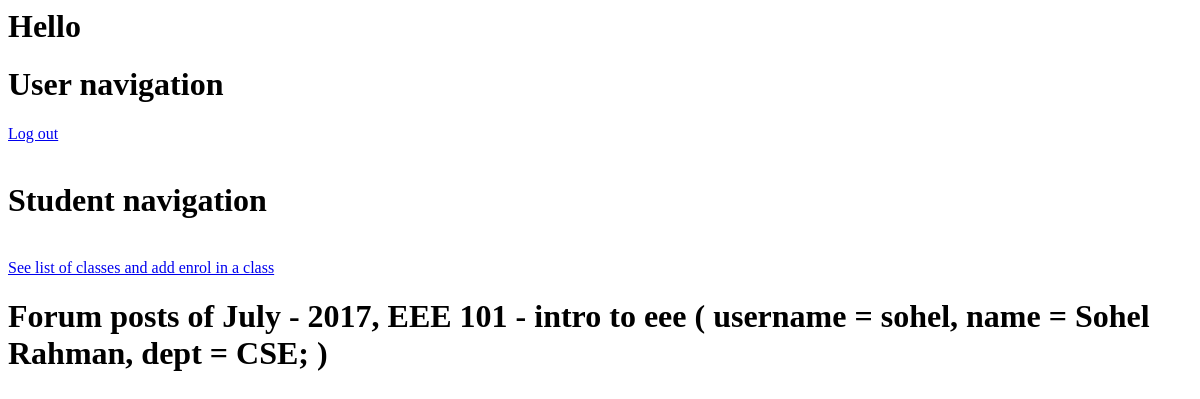
The page /student-see-class-forum/3/ (signed in) on the database as committed earlier.
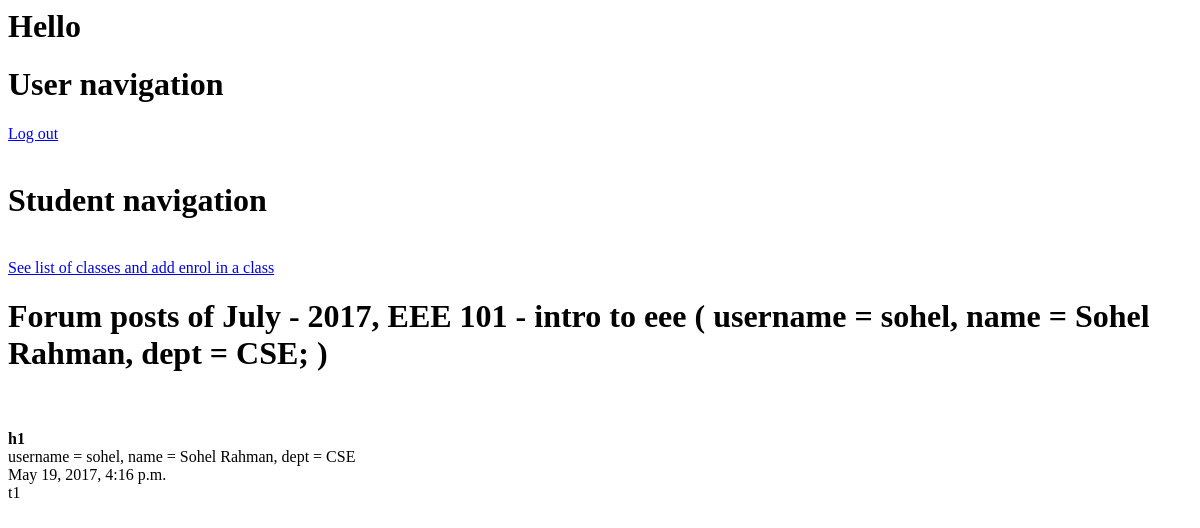
The same page on the database as committed later.
### cms/models.py (models this page shows, shortened)
class Class_of_course(models.Model):
    JANUARY = 'January'
    JULY = 'July'
    SESSION_MONTH = (
        (JANUARY, 'January'),
        (JULY, 'July')
    )
    month = models.CharField(max_length=200, choices=SESSION_MONTH, null=True)
    year = models.IntegerField(validators=[MinValueValidator(1990), MaxValueValidator(2020)])
    course_of_class = models.ForeignKey( Course )
    class_teacher = models.ManyToManyField( Teacher )
    class Meta:
        unique_together = ( 'month', 'year', 'course_of_class' )
    def __str__(self):
        class_teacher_list = self.class_teacher.all()
        ret =  self.month + ' - ' + str(self.year) + ', ' + self.course_of_class.course_num + ' - ' + \
                self.course_of_class.course_name + ' ( '
        for teacher in class_teacher_list :
            ret += ( teacher.__str__() + '; ' )
        ret += ')'
        return ret

class Course(models.Model):
    course_num = models.CharField(max_length=200, null=True, unique=True)
    course_name = models.CharField(max_length=200, null=True)
    credit_hour = models.IntegerField(null=True)
    dept = models.ForeignKey(Department, on_delete=models.CASCADE, null=True)

class User(models.Model):
    username = models.CharField(max_length=200, unique=True)
    password = models.CharField(max_length=200)
    first_name = models.CharField(max_length=200, default="", blank=True)
    last_name = models.CharField(max_length=200, default="", blank=True)
    address = models.CharField(max_length=200, default="", blank=True)
    phone_num = models.CharField(max_length=20, blank=True)
    email_address = models.EmailField(null=True, blank=True)
    TEACHER = 'TEACHER'
    STUDENT = 'STUDENT'
    ADMIN = 'ADMIN'
    USER_TYPE = (
        ( 'TEACHER', 'Teacher' ),
        ( 'STUDENT', 'Student' ),
        ( 'ADMIN', 'Admin' )
    )
    user_type = models.CharField(max_length=200, choices=USER_TYPE)

class Teacher(User):
    PROFESSOR = 'PROFESSOR'
    ASSOCIATE_PROF = 'ASSOCIATE_PROF'
    ASSISTANT_PROF = 'ASSISTANT_PROF'
    LECTURER = 'LECTURER'
    RANKS = (
        (PROFESSOR, 'Professor'),
        (ASSOCIATE_PROF, 'Associate Professor'),
        (ASSISTANT_PROF, 'Assistant Professor'),
        (LECTURER, 'Lecturer')
    )
    joinDate = models.DateField(null=True, blank=True)
    dept = models.ForeignKey(Department, on_delete=models.CASCADE, null=True)
    rank = models.CharField(max_length=200, blank=True, choices=RANKS)
    def __str__(self):
        return 'username = ' + self.username + ', name = ' + self.first_name + " " + self.last_name + ', dept = ' + self.dept.name

class Department(models.Model):
    name = models.CharField(max_length=30, unique=True)
    head = models.ForeignKey('Teacher', on_delete=models.SET_NULL, null=True, blank=True)

class Forum_post(models.Model):
    teacher = models.ForeignKey(Teacher)
    class_of_course = models.ForeignKey(Class_of_course)
    headline = models.CharField( max_length=999, blank=True )
    text = models.TextField( max_length=9999, blank=True )
    date_time = models.DateTimeField(null=True)

### cms/views.py (the view)
# urls.py: url(r'^student-see-class-forum/(?P<class_pk>[0-9]+)/$', student_see_class_forum, name='student_see_class_forum'),
def student_see_class_forum(request, class_pk) :
    user_type = request.session.get('user_type', None)
    username = request.session.get('username', None)
    if (user_type != 'STUDENT'):  # Non Teacher
        return render(request, 'permission_denied.html')
    current_class_of_course = Class_of_course.objects.get(pk=class_pk)
    current_student = Student.objects.get( username= username )
    if ( not current_student.classes_enrolled_in.filter(pk=class_pk).exists() ) : # student is not enrolled in the class
        return render(request, 'permission_denied.html')
    all_forum_post_of_this_class = Forum_post.objects.all().filter(class_of_course=current_class_of_course).order_by(
        '-date_time')
    context = {
        'current_class_of_course': current_class_of_course,
        'all_forum_post_of_this_class': all_forum_post_of_this_class,
    }
    return render(request, 'student_see_class_forum.html', context)

### cms/templates/student_see_class_forum.html (shortened to what this page needs)
{% include  'includes/student_navigation.html' %}
<h1> Forum posts of {{ current_class_of_course }} </h1>
{% if all_forum_post_of_this_class %}
    {% for fp in all_forum_post_of_this_class %}
        <b> {{ fp.headline }} </b>
        {{ fp.teacher }}
        {{ fp.date_time }}
        {{ fp.text }}
    {% endfor %}
{% endif %}

### cms/templates/includes/student_navigation.html (shortened to what this page needs)
{% include "includes/user_navigation.html" %}
<h1> Student navigation </h1>
<a href="{% url 'handle_student_enrol_in_class' %}" > See list of classes and add enrol in a class  </a>

### cms/templates/includes/user_navigation.html (shortened to what this page needs)
<h1> Hello {{ username }}  </h1>
<h1> User navigation </h1>
<a href="{% url 'handle_log_out' %}"> Log out </a>

Rows that differ between the two databases and show on the page:
added Forum_post: headline "h1", teacher "username = sohel, name = Sohel Rahman, dept = CSE", date_time "May 19, 2017, 4:16 p.m.", text "t1"
